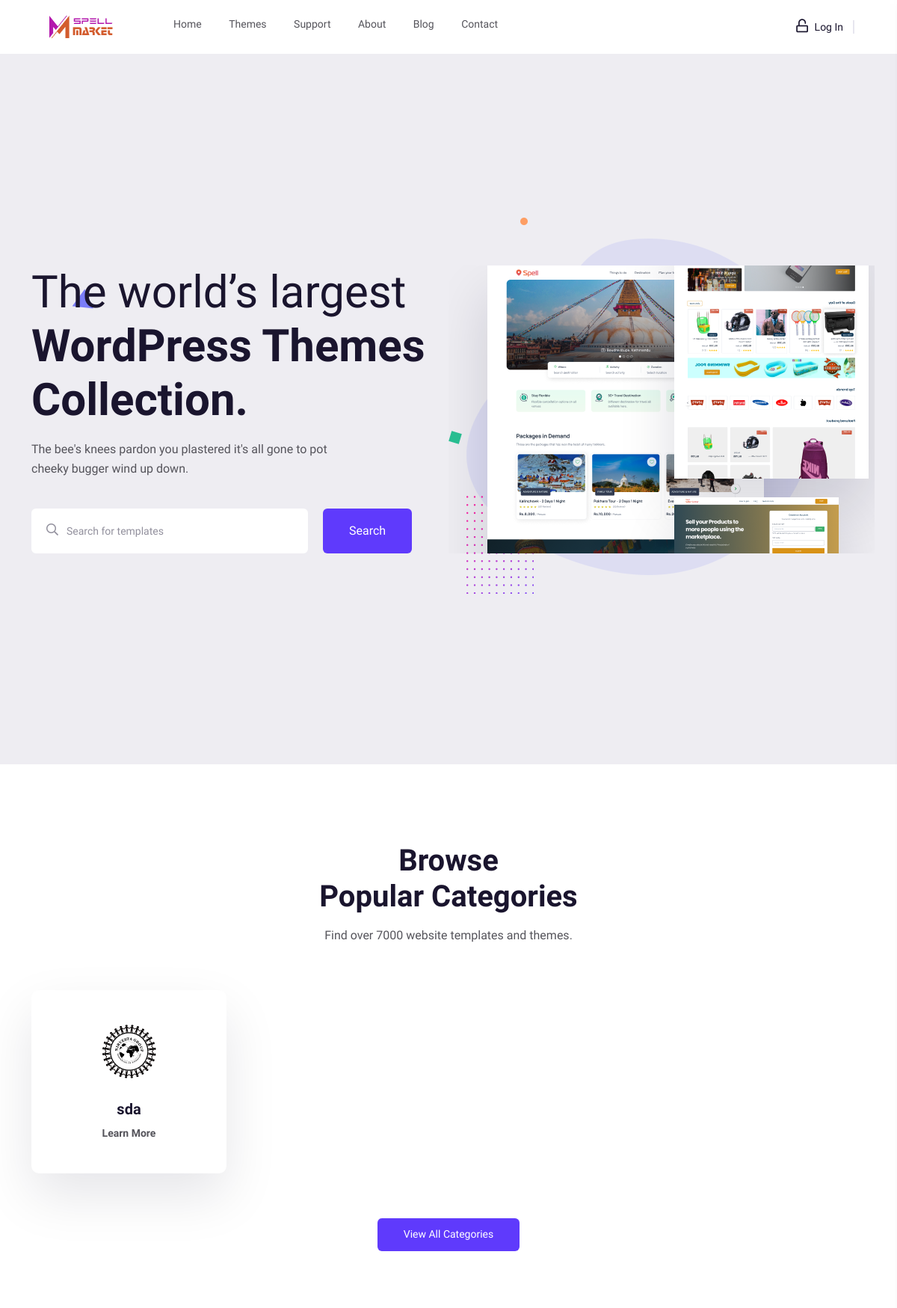
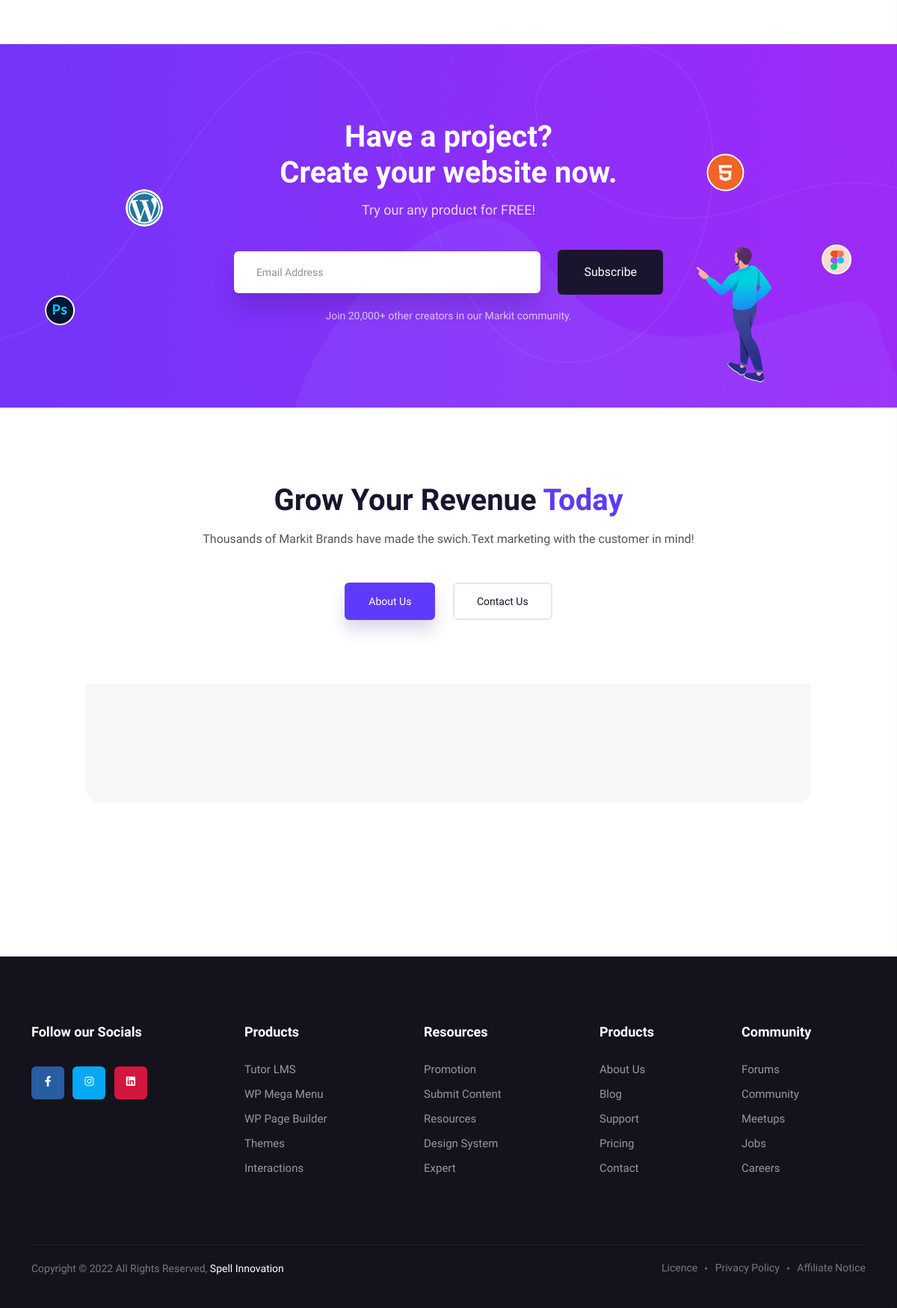
The page / on the database its author committed (2 pictures, top to bottom).
### adminpanel/models.py (models this page shows, shortened)
class Category(models.Model):
    category = models.CharField(max_length=100, unique=True)
    category_image = models.ImageField(null=True, upload_to="category_images/")
    order = models.IntegerField(null=True)
    STATUS_CHOICES = (("active", "active"), ("inactive", "inactive"))
    status = models.CharField(max_length=100, choices=STATUS_CHOICES, default="active")
    created = models.DateTimeField(auto_now_add=True, null=True)

### features/views.py (the view)
# urls.py: path("", views.home, name="home"),
def home(request):
    category = Category.objects.filter(status="active").order_by("order")[:4]
    fet_temp = Template.objects.filter(is_featured=1)
    partner = Partner.objects.all()
    testimonial = Testimonial.objects.all()
    blogs = Blog.objects.all()
    paginator = Paginator(blogs, 2)
    page = request.GET.get("page")
    blogs = paginator.get_page(page)
    if request.user.is_authenticated:
        cart_num = Cart.objects.filter(user=request.user).count()
        context = {
            "category": category,
            "fet_temp": fet_temp,
            "partner": partner,
            "testimonial": testimonial,
            "blogs": blogs,
            "cart_num": cart_num,
        }
        return render(request, "index.html", context)
    else:
        context = {
            "category": category,
            "fet_temp": fet_temp,
            "partner": partner,
            "testimonial": testimonial,
            "blogs": blogs,
        }
        return render(request, "index.html", context)

### templates/index.html (shortened to what this page needs)
{% load static %} {% include 'header.html' %}
<main>
  <section class="hero__area hero__height grey-bg-3 d-flex align-items-center">
    <div class="hero__shape">
      <img
        class="square-2"
        src="{% static 'assets/img/icon/hero/hero-square-2.png' %}"
        alt="circle"
      />
      <img
        class="dot"
        src="{% static 'assets/img/icon/hero/hero-dot.png' %}"
        alt="circle"
      />
      <img
        class="triangle"
        src="{% static 'assets/img/icon/hero/hero-triangle.png' %}"
        alt="circle"
      />
    </div>
    <div class="container">
      <div class="row">
        <div class="col-xxl-6 col-xl-6 col-lg-6 col-md-8 col-sm-8">
          <div class="hero__content">
            <h2 class="hero__title">
              <span>The world’s largest</span>
              WordPress Themes Collection.
            </h2>
            <p>
              The bee's knees pardon you plastered it's all gone to pot cheeky
              bugger wind up down.
            </p>
            <div class="hero__search">
              <form action="{% url 'theme' %}" method="GET">
                <div class="hero__search-inner d-xl-flex">
                  <div class="hero__search-input">
                    <span><i class="far fa-search"></i></span>
                    <input
                      type="text"
                      placeholder="Search for templates"
                      name="query"
                    />
                  </div>
                  <button type="submit" class="m-btn ml-20">
                     search
                  </button>
                </div>
              </form>
            </div>
          </div>
        </div>
        <div class="col-xxl-6 col-xl-6 col-lg-6 col-md-6 overflow-hidden">
          <div class="hero__thumb-wrapper scene ml-70">
            <div class="hero__thumb one d-none d-lg-block">
              <img
                class="layer"
                data-depth="0.2"
                src="{% static 'assets/img/index/image_370.png' %}"
                alt=""
              />
            </div>
            <div class="hero__thumb two">
              <img
                class="layer"
                data-depth="0.3"
                src="{% static 'assets/img/index/image_260.png' %}"
                alt=""
              />
            </div>
            <div class="hero__thumb three">
              <img
                class="layer"
                data-depth="0.4"
                src="{% static 'assets/img/index/image_220.png' %}"
                alt=""
              />
            </div>
          </div>
        </div>
      </div>
    </div>
  </section>
  <section class="category__area pt-105 pb-135">
    <div class="container">
      <div class="row">
        <div class="col-xxl-12">
          <div class="section__title-wrapper text-center mb-60">
            <h2 class="section__title">
              Browse <br />
              Popular Categories
            </h2>
            <p>Find over 7000 website templates and themes.</p>
          </div>
        </div>
      </div>
      <div class="row">
        {% for category in category %}
        <div class="col-xxl-3 col-xl-3 col-md-6 col-sm-6">
          <div
            class="category__item transition-3 text-center white-bg mb-30 wow fadeInUp"
            data-wow-delay=".3s"
          >
            <div class="category__icon mb-25">
              <a href="#"
                ><img src="{{category.category_image.url}}" alt=""
              /></a>
            </div>
            <div class="category__content">
              <h3 class="category__title">{{category.category}}</h3>
              <a href="{% url 'theme' %}" class="link-btn">
                Learn More
              </a>
            </div>
          </div>
        </div>
        {% endfor %}
      </div>
      <div class="row">
        <div class="col-xxl-12">
          <div class="category__more mt-30 text-center">
            <a href="{% url 'categories' %}" class="m-btn m-btn-2">
               View all categories</a
            >
          </div>
        </div>
      </div>
    </div>
  </section>
  <section
    class="subscribe__area p-relative pt-100 pb-110"
    data-background="{% static 'assets/img/bg/subscribe-bg.jpg' %}"
  >
    <div class="subscribe__icon">
      <img
        class="ps"
        src="{% static 'assets/img/icon/subscribe/ps.png' %}"
        alt=""
      />
      <img
        class="wp"
        src="{% static 'assets/img/icon/subscribe/wp.png' %}"
        alt=""
      />
      <img
        class="html"
        src="{% static 'assets/img/icon/subscribe/html.png' %}"
        alt=""
      />
      <img
        class="f"
        src="{% static 'assets/img/icon/subscribe/f.png' %}"
        alt=""
      />
      <img
        class="man"
        src="{% static 'assets/img/icon/subscribe/man.png' %}"
        alt=""
      />
    </div>
    <div class="container">
      <div class="row">
        <div class="col-xxl-12">
          <div
            class="subscribe__content text-center wow fadeInUp"
            data-wow-delay=".5s"
          >
            <h3 class="subscribe__title">
              Have a project? <br />
              Create your website now.
            </h3>
            <p>Try our any product for FREE!</p>
            <div class="subscribe__form wow fadeInUp" data-wow-delay=".7s">
              <form action="#">
                <input type="email" placeholder="Email Address" />
                <button type="submit" class="m-btn m-btn-black">
                   subscribe
                </button>
              </form>
              <p>Join 20,000+ other creators in our Markit community.</p>
            </div>
          </div>
        </div>
      </div>
    </div>
  </section>
  <section class="cta__area pt-100 pb-60">
    <div class="container">
      <div class="row">
        <div
          class="col-xxl-6 offset-xxl-3 col-lg-8 offset-lg-2 col-md-10 offset-md-1"
        >
          <div class="section__title-wrapper text-center mb-45">
            <h2 class="section__title wow fadeInUp" data-wow-delay=".3s">
              Grow Your Revenue <span>Today</span>
            </h2>
            <p class="wow fadeInUp" data-wow-delay=".5s">
              Thousands of Markit Brands have made the swich.Text marketing with
              the customer in mind!
            </p>
          </div>
        </div>
      </div>
      <div class="row">
        <div class="col-xxl-6 offset-xxl-3">
          <div
            class="cta__content text-center wow fadeInUp"
            data-wow-delay=".7s"
          >
            <a
              href="{% url 'contact' %}"
              class="m-btn m-btn-border-2 cta__btn active"
            >
              About Us</a
            >
            <a href="{% url 'contact' %}" class="m-btn m-btn-border-2 cta__btn">
              Contact Us</a
            >
          </div>
        </div>
      </div>
    </div>
  </section>
  <div class="brand__area pb-15">
  </div>
  <div class="testimonial__area pt-50 pb-115 fix">
    <div class="container">
      <div class="testimonial__inner p-relative pb-110">
        <div class="testimonial__bg p-absolute">
          <img src="{% static 'assets/img/bg/testimonial-bg.png' %}" alt="" />
        </div>
      </div>
    </div>
  </div>
  <section class="banner__area pb-90">
  </section>
</main>
{% include 'footer.html' %}

### staticfiles/assets/css/default.css (style rules this page uses)
.mt-30 { margin-top:30px }
.mb-25 { margin-bottom:25px }
.mb-30 { margin-bottom:30px }
.mb-45 { margin-bottom:45px }
.mb-60 { margin-bottom:60px }
.ml-20 { margin-left:20px }
.ml-70 { margin-left:70px }
.pt-50 { padding-top:50px }
.pt-100 { padding-top:100px }
.pt-105 { padding-top:105px }
.pb-15 { padding-bottom:15px }
.pb-60 { padding-bottom:60px }
.pb-90 { padding-bottom:90px }
.pb-110 { padding-bottom:110px }
.pb-115 { padding-bottom:115px }
.pb-135 { padding-bottom:135px }

### rows shown on the page
Category: category_image (picture), category "sda"
